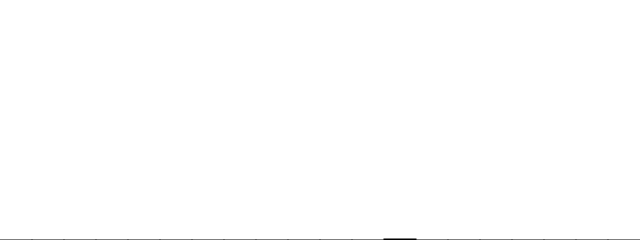
Frame 1 (no input)
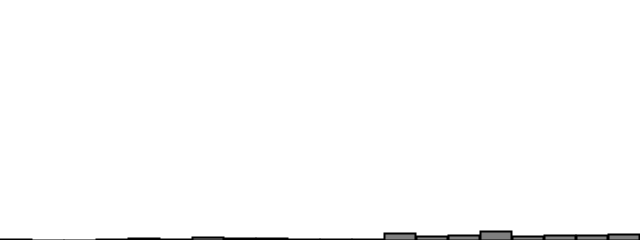
Frame 60 (the mouse pressed at the canvas centre just before this capture)
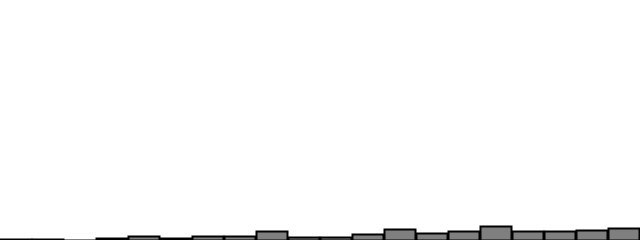
Frame 120 (the mouse held since frame 60 and released just before this capture)

The Processing sketch that drew these frames (run headless with seeded random() and noise(); from frame 60 on, the mouse is pressed at the canvas centre):

// Processing sketch: example_0_5_accept_reject_distribution
// ── example_0_5_accept_reject_distribution.pde
// The Nature of Code
// Daniel Shiffman
// http://natureofcode.com

// An array to keep track of how often random numbers are picked
int []randomCounts;
int total = 20;

void setup() {
  size(640, 240);
  randomCounts = new int[total];
  for (int i = 0; i < total; i++) {
    randomCounts[i] = 0;
  }
}

void draw() {
  background(255);

  // Pick a random number and increase the count
  int index = int(acceptreject() * randomCounts.length);
  randomCounts[index]++;

  // Draw a rectangle to graph results
  stroke(0);
  strokeWeight(2);
  fill(127);

  int w = width / randomCounts.length;

  for (int x = 0; x < randomCounts.length; x++) {
    rect(x * w, height - randomCounts[x], w - 1, randomCounts[x]);
  }
}

// An algorithm for picking a random number based on monte carlo method
// Here probability is determined by formula y = x
float acceptreject() {
  // We do this “forever” until we find a qualifying random value.
  while (true) {
    // Pick a random value.
    float r1 = random(1);
    // Assign a probability.
    float probability = r1;
    // Pick a second random value.
    float r2 = random(1);

    //{!3} Does it qualify?  If so, we’re done!
    if (r2 < probability) {
      return r1;
    }
  }
}
